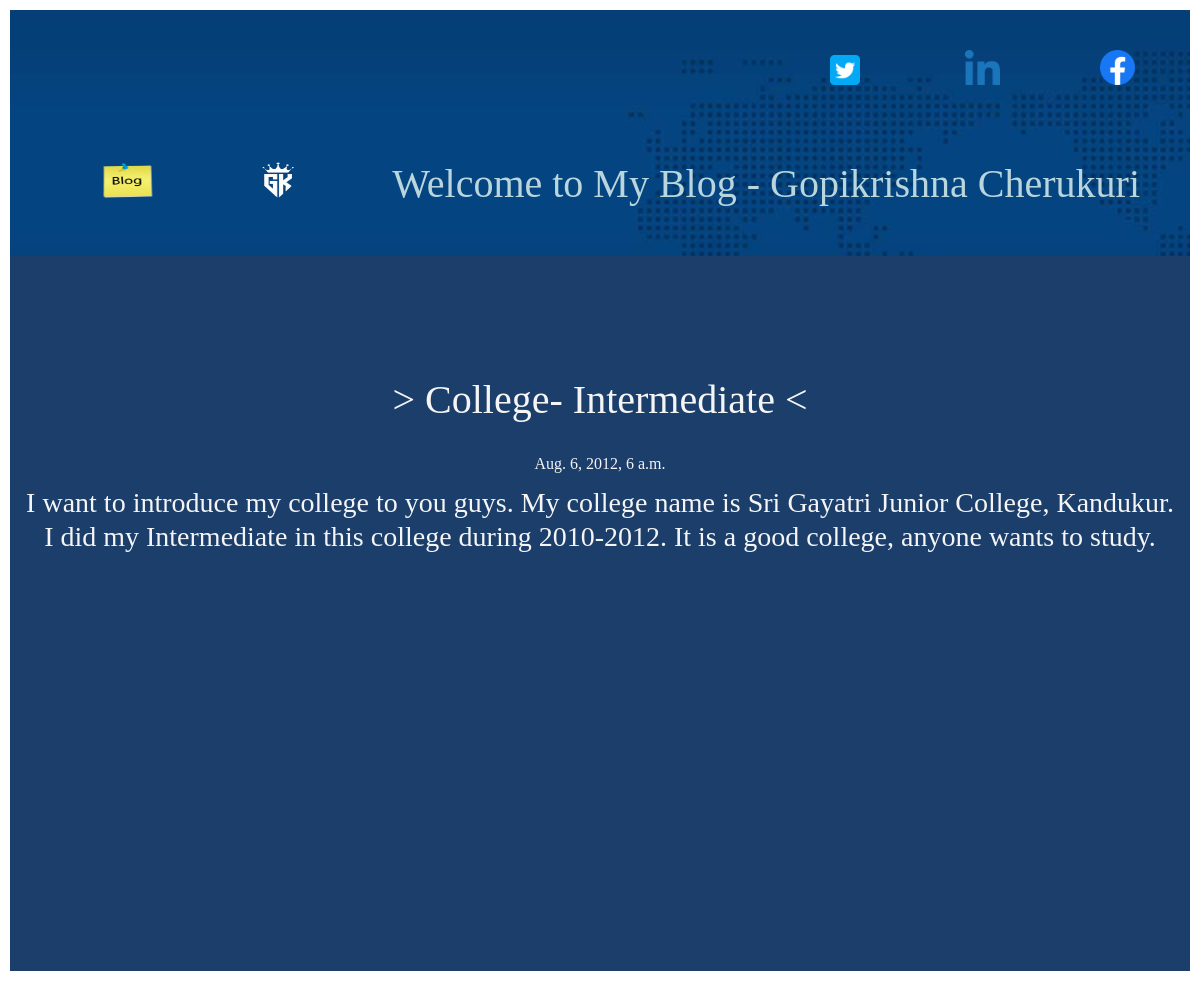
/blog/5/, run on the app's committed database.
### Blog/models.py (models this page shows, shortened)
class Blog(models.Model):
    title = models.CharField(max_length=100)
    date = models.DateTimeField()
    description = models.TextField(max_length=1000)

### Blog/views.py (the view)
# urls.py: path('<int:blog_id>/', views.blog_details, name='blog_details'),
def blog_details(request, blog_id):
    blog=get_object_or_404(Blog, pk=blog_id)
    return render(request, 'Blog/blog_details.html', {'blog':blog})

### Blog/templates/Blog/blog_details.html (shortened to what this page needs)
{% include "Portfolio/head.html" %}
{% load static %}
<div class="details">
    <h1 style="padding:20px"> > {{ blog.title }} <</h1>
    {{ blog.date}}
    <div style="padding:5px">
    <h3>{{ blog.description }}</h3>
    </div>
</div>

### Blog/templates/Blog/blog_details.html (style rules this page uses)
.details { color: whitesmoke; text-align: center; background-color: rgb(27, 62, 107);; padding-bottom: 400px; padding-top: 100px; font-family: 'Agency FB'; }

### data on the page
Blog: title "College- Intermediate", date "Aug. 6, 2012, 6 a.m.", description "I want to introduce my college to you guys. My college name is Sri Gayatri Junior College, Kandukur. I did my Intermediate in this college during 2010-2012. It is a good college, anyone wants to study."
